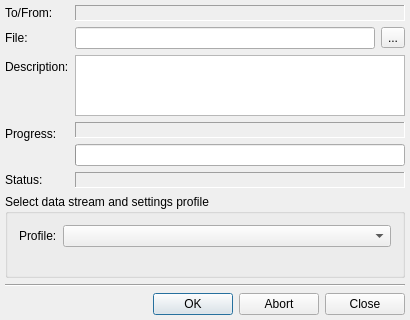
<?xml version="1.0" encoding="UTF-8"?>
<ui version="4.0">
 <class>StreamDialogClass</class>
 <widget class="QDialog" name="StreamDialogClass">
  <property name="geometry">
   <rect>
    <x>0</x>
    <y>0</y>
    <width>410</width>
    <height>320</height>
   </rect>
  </property>
  <layout class="QVBoxLayout" name="verticalLayout_2">
   <property name="margin">
    <number>5</number>
   </property>
   <item>
    <layout class="QFormLayout" name="formLayout">
     <item row="0" column="0">
      <widget class="QLabel" name="lblContactLabel">
       <property name="text">
        <string>To/From:</string>
       </property>
      </widget>
     </item>
     <item row="0" column="1">
      <widget class="QLabel" name="lblContact">
       <property name="sizePolicy">
        <sizepolicy hsizetype="Ignored" vsizetype="Preferred">
         <horstretch>0</horstretch>
         <verstretch>0</verstretch>
        </sizepolicy>
       </property>
       <property name="frameShape">
        <enum>QFrame::Panel</enum>
       </property>
       <property name="frameShadow">
        <enum>QFrame::Sunken</enum>
       </property>
      </widget>
     </item>
     <item row="1" column="0">
      <widget class="QLabel" name="lblFileLabel">
       <property name="text">
        <string>File:</string>
       </property>
       <property name="buddy">
        <cstring>lneFile</cstring>
       </property>
      </widget>
     </item>
     <item row="1" column="1">
      <layout class="QHBoxLayout" name="horizontalLayout">
       <item>
        <widget class="QLineEdit" name="lneFile"/>
       </item>
       <item>
        <widget class="QToolButton" name="tlbFile">
         <property name="text">
          <string>...</string>
         </property>
        </widget>
       </item>
      </layout>
     </item>
     <item row="2" column="0">
      <widget class="QLabel" name="lblDescriptionLabel">
       <property name="text">
        <string>Description:</string>
       </property>
       <property name="buddy">
        <cstring>pteDescription</cstring>
       </property>
      </widget>
     </item>
     <item row="3" column="0">
      <widget class="QLabel" name="lblProgressLabel">
       <property name="text">
        <string>Progress:</string>
       </property>
      </widget>
     </item>
     <item row="3" column="1">
      <layout class="QVBoxLayout" name="verticalLayout">
       <item>
        <widget class="QLabel" name="lblProgress">
         <property name="sizePolicy">
          <sizepolicy hsizetype="Expanding" vsizetype="Preferred">
           <horstretch>0</horstretch>
           <verstretch>0</verstretch>
          </sizepolicy>
         </property>
         <property name="frameShape">
          <enum>QFrame::Panel</enum>
         </property>
         <property name="frameShadow">
          <enum>QFrame::Sunken</enum>
         </property>
        </widget>
       </item>
       <item>
        <widget class="QProgressBar" name="pgbPrgress"/>
       </item>
      </layout>
     </item>
     <item row="4" column="0">
      <widget class="QLabel" name="lblStatusLabel">
       <property name="text">
        <string>Status:</string>
       </property>
      </widget>
     </item>
     <item row="4" column="1">
      <widget class="QLabel" name="lblStatus">
       <property name="sizePolicy">
        <sizepolicy hsizetype="Expanding" vsizetype="Preferred">
         <horstretch>0</horstretch>
         <verstretch>0</verstretch>
        </sizepolicy>
       </property>
       <property name="frameShape">
        <enum>QFrame::Panel</enum>
       </property>
       <property name="frameShadow">
        <enum>QFrame::Sunken</enum>
       </property>
      </widget>
     </item>
     <item row="2" column="1">
      <widget class="QTextEdit" name="pteDescription">
       <property name="sizePolicy">
        <sizepolicy hsizetype="Expanding" vsizetype="Maximum">
         <horstretch>0</horstretch>
         <verstretch>0</verstretch>
        </sizepolicy>
       </property>
       <property name="maximumSize">
        <size>
         <width>16777215</width>
         <height>61</height>
        </size>
       </property>
      </widget>
     </item>
    </layout>
   </item>
   <item>
    <widget class="QGroupBox" name="grbMethods">
     <property name="title">
      <string>Select data stream and settings profile</string>
     </property>
     <layout class="QVBoxLayout" name="verticalLayout_3">
      <item>
       <layout class="QHBoxLayout" name="horizontalLayout_2">
        <item>
         <widget class="QLabel" name="lblMethodSettings">
          <property name="text">
           <string>Profile:</string>
          </property>
         </widget>
        </item>
        <item>
         <widget class="QComboBox" name="cmbSettingsProfile">
          <property name="sizePolicy">
           <sizepolicy hsizetype="Expanding" vsizetype="Fixed">
            <horstretch>0</horstretch>
            <verstretch>0</verstretch>
           </sizepolicy>
          </property>
         </widget>
        </item>
       </layout>
      </item>
      <item>
       <widget class="QWidget" name="wdtMethods" native="true"/>
      </item>
     </layout>
    </widget>
   </item>
   <item>
    <widget class="Line" name="line">
     <property name="orientation">
      <enum>Qt::Horizontal</enum>
     </property>
    </widget>
   </item>
   <item>
    <widget class="QDialogButtonBox" name="bbxButtons">
     <property name="standardButtons">
      <set>QDialogButtonBox::Abort|QDialogButtonBox::Close|QDialogButtonBox::Ok</set>
     </property>
    </widget>
   </item>
  </layout>
 </widget>
 <layoutdefault spacing="6" margin="11"/>
 <tabstops>
  <tabstop>lneFile</tabstop>
  <tabstop>tlbFile</tabstop>
  <tabstop>pteDescription</tabstop>
  <tabstop>bbxButtons</tabstop>
 </tabstops>
 <resources/>
 <connections/>
</ui>
